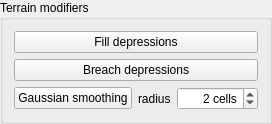
        <widget class="QGroupBox" name="groupBox_4">
         <property name="title">
          <string>Terrain modifiers</string>
         </property>
         <layout class="QVBoxLayout" name="verticalLayout">
          <item>
           <widget class="QPushButton" name="btn_fillDepressions">
            <property name="text">
             <string>Fill depressions</string>
            </property>
            <property name="checkable">
             <bool>false</bool>
            </property>
           </widget>
          </item>
          <item>
           <widget class="QPushButton" name="btn_breaching">
            <property name="text">
             <string>Breach depressions</string>
            </property>
            <property name="checkable">
             <bool>false</bool>
            </property>
           </widget>
          </item>
          <item>
           <layout class="QGridLayout" name="gridLayout_6">
            <item row="0" column="0">
             <widget class="QPushButton" name="btn_gaussianSmooth">
              <property name="text">
               <string>Gaussian smoothing</string>
              </property>
             </widget>
            </item>
            <item row="0" column="2">
             <widget class="QSpinBox" name="sb_gaussianBlur_radius">
              <property name="sizePolicy">
               <sizepolicy hsizetype="Fixed" vsizetype="Fixed">
                <horstretch>0</horstretch>
                <verstretch>0</verstretch>
               </sizepolicy>
              </property>
              <property name="minimumSize">
               <size>
                <width>64</width>
                <height>0</height>
               </size>
              </property>
              <property name="alignment">
               <set>Qt::AlignRight|Qt::AlignTrailing|Qt::AlignVCenter</set>
              </property>
              <property name="suffix">
               <string> cells</string>
              </property>
              <property name="maximum">
               <number>1000</number>
              </property>
              <property name="value">
               <number>2</number>
              </property>
             </widget>
            </item>
            <item row="0" column="1">
             <widget class="QLabel" name="label_21">
              <property name="sizePolicy">
               <sizepolicy hsizetype="Fixed" vsizetype="Preferred">
                <horstretch>0</horstretch>
                <verstretch>0</verstretch>
               </sizepolicy>
              </property>
              <property name="text">
               <string>radius</string>
              </property>
             </widget>
            </item>
           </layout>
          </item>
         </layout>
        </widget>
